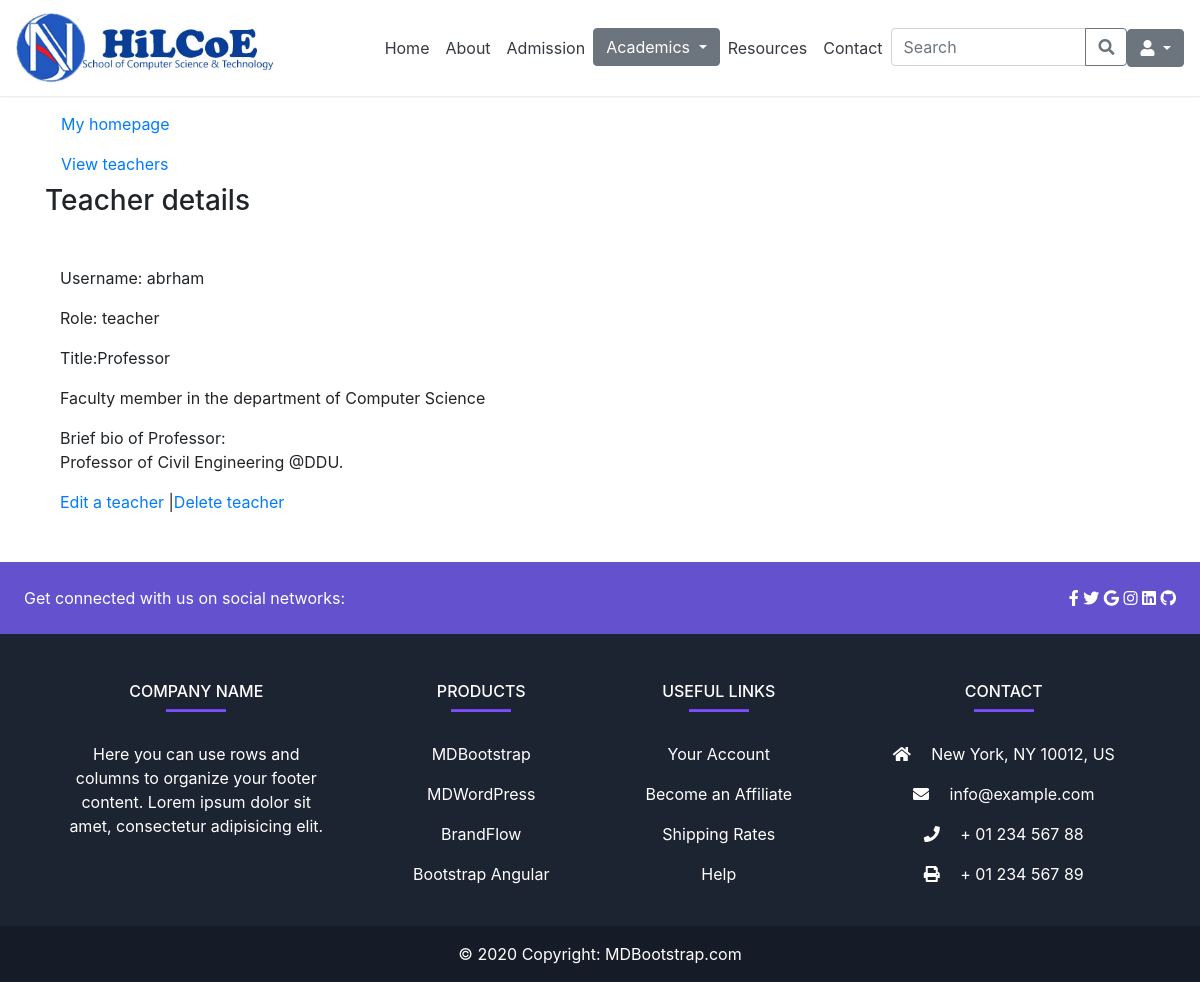
The page /admin_app/teacher/9/detail/ on the database its author committed.
### admin_app/models.py (models this page shows, shortened)
class UserProfile(models.Model):
    user = models.OneToOneField(User, on_delete=models.CASCADE)
    bio = models.TextField(default='Enter your bio briefly')
    role = models.CharField(max_length=20, choices=roles)
    department = models.ForeignKey(Department, on_delete=models.CASCADE, null=True, blank=True)
    academic_year = models.CharField(max_length=20, choices=year, null=True, blank=True)
    semester = models.CharField(max_length=20, choices=semester, null=True, blank=True)
    title = models.CharField(max_length=20, choices=title_choices, null=True, blank=True)
    stream = models.ForeignKey(Stream, on_delete=models.CASCADE, null=True, blank=True)
    program = models.ForeignKey(Program, on_delete=models.CASCADE, null=True, blank=True)
    position = models.CharField(max_length=50, choices=position, null=True, blank=True)

class Department(models.Model):
  name = models.CharField(max_length=50, null=True, blank=True)
  department_head = models.CharField(max_length=50, null=True, blank=True)
  def __str__(self):
        return self.name if self.name else "Unnamed Stream"

### admin_app/views.py (the view)
# urls.py: path('teacher/<int:teacher_id>/detail/', views.teacher_detail, name='teacher-detail'),
def teacher_detail(request, teacher_id):
    teacher = UserProfile.objects.get(pk=teacher_id)
    context = {
      'teacher':teacher
   }
    return render(request, 'admin_app/teacher/teacher_detail.html', context)

### templates/admin_app/teacher/teacher_detail.html (shortened to what this page needs)
{% extends 'base.html' %}
{% block content %}
<div class="container my-5">
    <a class="nav-link text-black" href="{% if user.is_superuser or user.is_staff %}
            {% url 'admin-dashboard' %}
            {% else %}
                {% url 'cs-bsc' %}
            {% endif %}">My homepage
    </a>
    <a class="nav-link text-black" href="{% url 'teacher-list' %}"> View teachers </a>
    <h3>Teacher details</h3>
    <div class="container my-5">
        <p>Username: {{ teacher.user.username }} </p>
        <p>Role: {{ teacher.role }}</p>
        <p>Title:{{ teacher.title }}</p>
        <p>Faculty member in the department of {{ teacher.department }} </p>
        <p>Brief bio of {{ teacher.title }}: <br> {{ teacher.bio }}</p>
        <a href="{% url 'teacher-edit' teacher_id=teacher.pk %}">Edit a teacher </a>|<a href="{% url 'teacher-delete' teacher_id=teacher.pk %}">Delete teacher </a>
    </div>
</div>
{% endblock %}

### rows shown on the page
UserProfile: user.username "abrham", role "teacher", title "Professor", department "Computer Science", bio "Professor of Civil Engineering @DDU."
